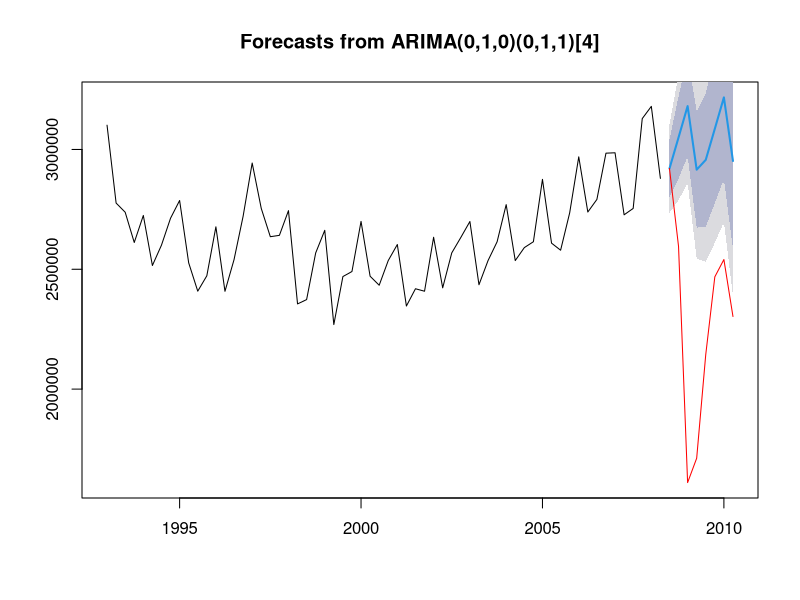
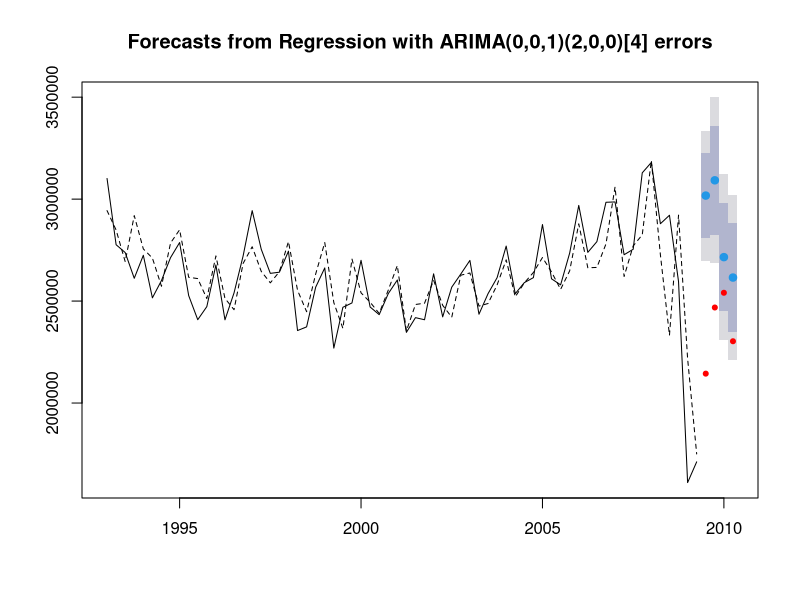
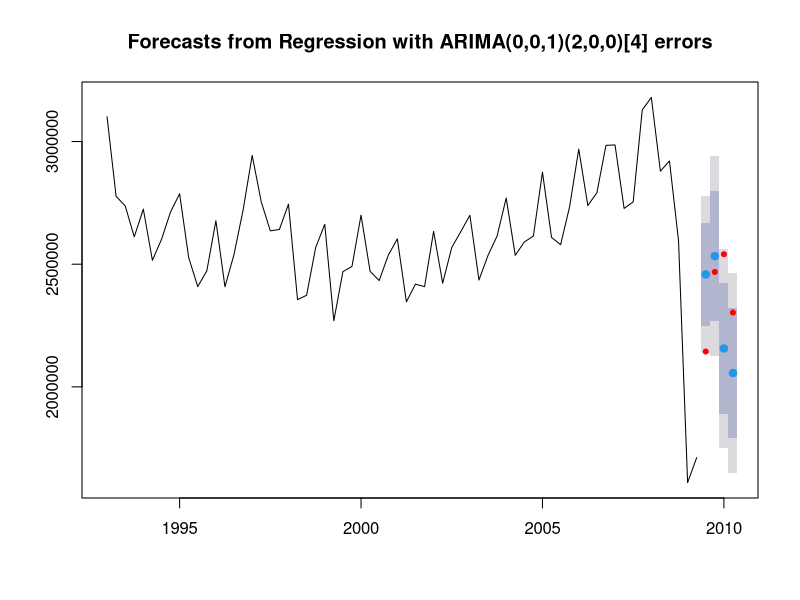
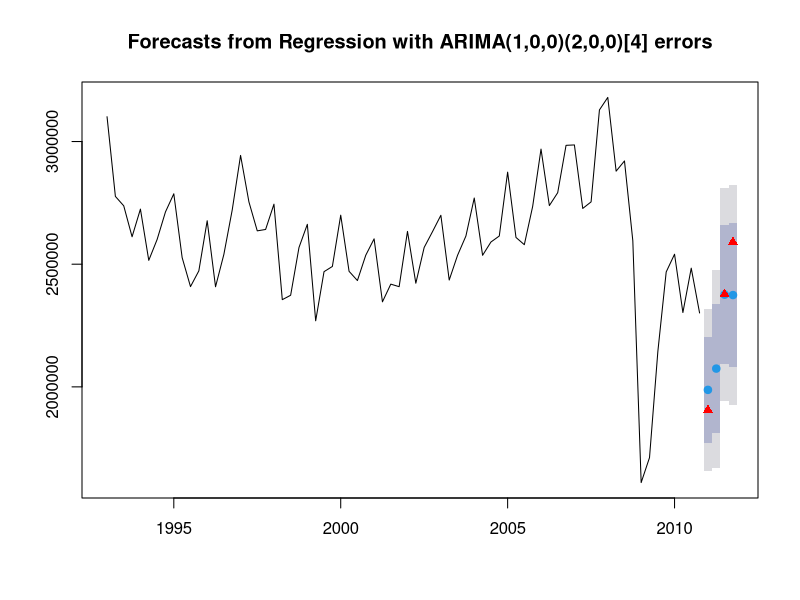

These charts were generated, in order, by the following R code: (Note: this script raises an error after producing the figures.)
## ---- chunk 1
library(forecast)
## ---- chunk 2
data0 <- read.csv(file="Car-Japan-1993Q1-2015Q2.csv")
head(data0)
## ---- chunk 3
sale <- ts(data0$sale,freq=4,start=c(1993,1))
crisis <- ts(data0$crisis,freq=4,start=c(1993,1))
## ---- chunk 4
train <- window(sale,end=c(2008,2))
test <- window(sale,start=c(2008,3),end=c(2010,2))
## ---- chunk 5
kekka0 <- auto.arima(train)
yosoku0 <- forecast(kekka0,h=8)
bnd <- range(test,yosoku0$mean) # 上限、下限を求めておく
plot(yosoku0,ylim=bnd)
lines(test,col="red")
## ---- chunk 6
eikyou <- test-yosoku0$mean
eikyou
sum(eikyou)
## ---- chunk 7
train.sale <- window(sale,end=c(2009,2))
test.sale <- window(sale,start=c(2009,3),end=c(2010,2))
train.crisis <- window(crisis,end=c(2009,2))
test.crisis <- window(crisis,start=c(2009,3),end=c(2010,2))
## ---- chunk 8
kekka1 <- auto.arima(train.sale,xreg=train.crisis)
yosoku1 <- forecast(kekka1,h=4,xreg=test.crisis)
## ---- chunk 9
plot(yosoku1)
names(yosoku1)　# 計算結果一覧を表示
lines(yosoku1$fitted,lty=2)
points(test.sale,pch=20,col="red")
## ---- chunk 10
new.test.crisis <- rep(1,4)　# １を4個ならべる
new.test.crisis <- ts(new.test.crisis,freq=4,start=c(2009,3)) # 4個の1に日付をつける
yosoku1.new <- forecast(kekka1,h=4,xreg=new.test.crisis)
plot(yosoku1.new)
points(test.sale,pch=20,col="red")
## ---- chunk 11
sum(test.sale)
sum(yosoku1$mean)
sum(yosoku1.new$mean)
## ---- chunk 12
tigai<-yosoku1$mean-yosoku1.new$mean
tigai
sum(tigai)
## ---- chunk 13
data1 <- read.csv(file="Car-Japan-1993Q1-2015Q2-another.csv")
head(data1)
## ---- chunk 14
sale <- ts(data1$sale,freq=4,start=c(1993,1))
lehman <- ts(data1$lehman,freq=4,start=c(1993,1))
quake <- ts(data1$quake,freq=4,start=c(1993,1))
## ---- chunk 15
sale.mae <- window(sale,end=c(2010,4))
sale.ato <- window(sale,start=c(2011,1),end=c(2011,4))
lehman.mae <- window(lehman,end=c(2010,4))
lehman.ato <- window(lehman,start=c(2011,1),end=c(2011,4))
model.mae <- auto.arima(sale.mae,xreg=lehman.mae)
yosoku.ato <- forecast(model.mae,xreg=lehman.ato)
plot(yosoku.ato)
points(sale.ato,pch=17,col="red")
## ---- chunk 16
sale.ato-yosoku.ato$mean
sum(sale.ato-yosoku.ato$mean)
## ---- chunk 17
sale.train <- window(sale,end=c(2011,4))
lehman.train <- window(lehman,end=c(2011,4))
quake.train <- window(quake,end=c(2011,4))
sale.test <- window(sale,start=c(2012,1),end=c(2012,4))
lehman.test <- window(lehman,start=c(2012,1),end=c(2012,4))
quake.test <- window(quake,start=c(2012,1),end=c(2012,4))
## ---- chunk 18
kekka2nd <- auto.arima(sale.train,xreg=data.frame(lehman=lehman.train,quake=quake.train))
yosoku2nd <- forecast(kekka2nd,xreg=data.frame(lehman=lehman.test,quake=quake.test))
plot(yosoku2nd)
points(window(sale,start=c(2012,1),end=c(2012,4)),pch=17,col="red")
## ---- chunk 19
window(quake,start=c(2011,1),end=c(2011,4)) <- c(0,1,0,0)
quake.train <- window(quake,end=c(2011,4))
quake.test <- window(quake,start=c(2012,1),end=c(2012,4))
## ---- chunk 20
kekka2nd <- auto.arima(sale.train,xreg=data.frame(lehman=lehman.train,quake=quake.train))
yosoku2nd <- forecast(kekka2nd,xreg=data.frame(lehman=lehman.test,quake=quake.test))
plot(yosoku2nd)
points(window(sale,start=c(2012,1),end=c(2012,4)),pch=17,col="red")
## ---- chunk 21
sale.test-yosoku2nd$mean
sum(sale.test-yosoku2nd$mean)
## ---- chunk 22
data2 <- read.csv(file="hs-198501-201408.csv")
head(data2)
## ---- chunk 23
hs <- ts(data2$hs,freq=12,start=c(1985,1))
plot(hs)
## ---- chunk 24
plot(diff(log(hs),12))
## ---- chunk 25
mod.hs <- auto.arima(hs)
tsdiag(mod.hs)
## ---- chunk 26
aneha <- rep(0,length(hs))
aneha <- ts(aneha)
aneha <- ts(aneha,freq=12,start=c(1985,1))
str(aneha)
window(aneha,start=c(2007,7),end=c(2007,8)) <- 1
aneha
## ---- chunk 27
hs.train <- window(hs,end=c(2008,9))
aneha.train <- window(aneha,end=c(2008,9))
hs.test <- window(hs,start=c(2008,10),end=c(2009,9))
aneha.test <- window(aneha,start=c(2008,10),end=c(2009,9))
## ---- chunk 28
kekka.hs <- auto.arima(hs.train,xreg=aneha.train)
yosoku.hs <- forecast(kekka.hs,xreg=aneha.test)
ts.plot(window(hs.train,start=c(2000,1)),yosoku.hs$mean,lty=c(1,2),col=c(1,2))
lines(yosoku.hs$fitted,lty=2)
points(hs.test,pch=17,col=1)
## ---- chunk 29
shock <- hs.test-yosoku.hs$mean
shock
sum(shock)
## ---- chunk 30
mean(window(hs,start=c(2000,1),end=c(2006,12)))
## ---- chunk 31
data0 <- read.csv(file="Yoiti-Nikka-Others-Monthly.csv",header=T)
dim(data0)
head(data0)
tail(data0)
## ---- chunk 32
yoiti<- ts(data0[,3:6],freq=12,start=c(2010,4))
total<-yoiti[,1]
nikka<-yoiti[,2]
others<-yoiti[,3]
massan<-yoiti[,4]
par(mfrow=c(2,1))
plot(nikka)
plot(others)
## ---- chunk 33
total.2012 <- sum(window(total,start=c(2012,4),end=c(2013,3)))
total.2013 <- sum(window(total,start=c(2013,4),end=c(2014,3)))
total.2014 <- sum(window(total,start=c(2014,4),end=c(2015,3)))
nikka.2012 <- sum(window(nikka,start=c(2012,4),end=c(2013,3)))
nikka.2013 <- sum(window(nikka,start=c(2013,4),end=c(2014,3)))
nikka.2014 <- sum(window(nikka,start=c(2014,4),end=c(2015,3)))
## ---- chunk 34
bj0.nikka <- auto.arima(window(nikka,end=c(2014,3)))
bj0.nikka
bj1.nikka <- auto.arima(nikka,xreg=massan)
bj1.nikka
## ---- chunk 35
fr0.nikka<-forecast(bj0.nikka,h=24)
plot(fr0.nikka)
fr1.nikka <- forecast(bj1.nikka,h=12,xreg=data.frame(massan=rep(1,12))) # 2015年度もドラマ放映効果はつづく
plot(fr1.nikka)
## ---- chunk 36
bj0.others <- auto.arima(window(others,end=c(2014,3)),D=1)
bj1.others <- auto.arima(others,D=1,xreg=massan)
fr0.others <- forecast(bj0.others,h=24)
plot(fr0.others)
fr1.others <- forecast(bj1.others,h=12,xreg=data.frame(massan=rep(1,12)))
plot(fr1.others)
## ---- chunk 37
hyoujun.nikka <- fr0.nikka$mean
hyoujun.others <- fr0.others$mean
hyoujun.total <- hyoujun.nikka + hyoujun.others
hyoujun.total
## ---- chunk 38
houeigo.nikka <- c(window(nikka,start=c(2014,4),end=c(2015,3)),fr1.nikka$mean)　# 元のデータから2014年度を切りとり、2015年度予測とつなげる
houeigo.nikka <- ts(houeigo.nikka,freq=12,start=c(2014,4)) # 上でつなげた系列に日付を改めてつける
houeigo.nikka
                                           
houeigo.others <- c(window(others,start=c(2014,4),end=c(2015,3)),fr1.others$mean)
houeigo.others<-ts(houeigo.others,freq=12,start=c(2014,4))
houeigo.others
houeigo.total <- houeigo.nikka+houeigo.others
houeigo.total
## ---- chunk 39
kouka.nikka <- houeigo.nikka - hyoujun.nikka
kouka.others <- houeigo.others - hyoujun.others
kouka <- houeigo.total-hyoujun.total
kouka.nikka
kouka.others
kouka
## ---- chunk 40
houeigo.nikka.14 <- sum(window(houeigo.nikka,start=c(2014,4),end=c(2015,3)))
houeigo.nikka.15 <- sum(window(houeigo.nikka,start=c(2015,4),end=c(2016,3)))
hyoujun.nikka.14 <- sum(window(hyoujun.nikka,start=c(2014,4),end=c(2015,3)))
hyoujun.nikka.15 <- sum(window(hyoujun.nikka,start=c(2015,4),end=c(2016,3)))
kouka.nikka.14<-sum(window(kouka.nikka,start=c(2014,4),end=c(2015,3)))
kouka.nikka.15<-sum(window(kouka.nikka,start=c(2015,4),end=c(2016,3)))
houeigo.nikka.14
houeigo.nikka.15
hyoujun.nikka.14
hyoujun.nikka.15
kouka.nikka.14
kouka.nikka.15
## ---- chunk 41
houeigo.others.14 <- sum(window(houeigo.others,start=c(2014,4),end=c(2015,3)))
houeigo.others.15 <- sum(window(houeigo.others,start=c(2015,4),end=c(2016,3)))
hyoujun.others.14 <- sum(window(hyoujun.others,start=c(2014,4),end=c(2015,3)))
hyoujun.others.15 <- sum(window(hyoujun.others,start=c(2015,4),end=c(2016,3)))
kouka.others.14<-sum(window(kouka.others,start=c(2014,4),end=c(2015,3)))
kouka.others.15<-sum(window(kouka.others,start=c(2015,4),end=c(2016,3)))
houeigo.others.14
houeigo.others.15
hyoujun.others.14
hyoujun.others.15
kouka.others.14
kouka.others.15
## ---- chunk 42
houeigo.total.14 <- sum(window(houeigo.total,start=c(2014,4),end=c(2015,3)))
houeigo.total.15 <- sum(window(houeigo.total,start=c(2015,4),end=c(2016,3)))
hyoujun.total.14 <- sum(window(hyoujun.total,start=c(2014,4),end=c(2015,3)))
hyoujun.total.15 <- sum(window(hyoujun.total,start=c(2015,4),end=c(2016,3)))
kouka.14<-sum(window(kouka,start=c(2014,4),end=c(2015,3)))
kouka.15<-sum(window(kouka,start=c(2015,4),end=c(2016,3)))
houeigo.total.14
houeigo.total.15
hyoujun.total.14
hyoujun.total.15
kouka.14
kouka.15
